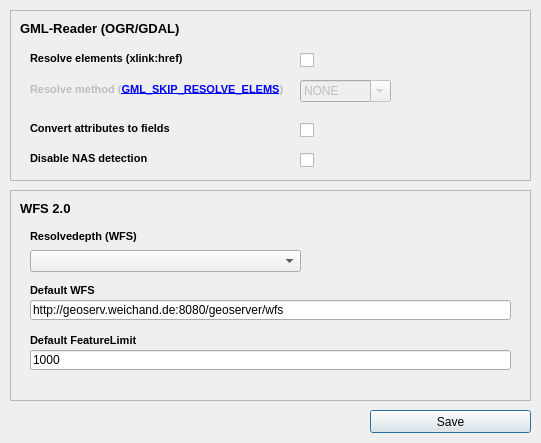
<?xml version="1.0" encoding="UTF-8"?>
<ui version="4.0">
 <class>WfsClientConfig</class>
 <widget class="QDialog" name="WfsClientConfig">
  <property name="geometry">
   <rect>
    <x>0</x>
    <y>0</y>
    <width>541</width>
    <height>443</height>
   </rect>
  </property>
  <property name="windowTitle">
   <string>WFS 2.0 Client - Config</string>
  </property>
  <widget class="QPushButton" name="cmdSaveConfig">
   <property name="enabled">
    <bool>true</bool>
   </property>
   <property name="geometry">
    <rect>
     <x>370</x>
     <y>410</y>
     <width>161</width>
     <height>23</height>
    </rect>
   </property>
   <property name="text">
    <string>Save</string>
   </property>
  </widget>
  <widget class="QFrame" name="frmGml">
   <property name="geometry">
    <rect>
     <x>10</x>
     <y>10</y>
     <width>521</width>
     <height>171</height>
    </rect>
   </property>
   <property name="frameShape">
    <enum>QFrame::StyledPanel</enum>
   </property>
   <property name="frameShadow">
    <enum>QFrame::Raised</enum>
   </property>
   <widget class="QCheckBox" name="chkAttributesToFields">
    <property name="geometry">
     <rect>
      <x>290</x>
      <y>110</y>
      <width>21</width>
      <height>20</height>
     </rect>
    </property>
    <property name="font">
     <font>
      <weight>75</weight>
      <bold>true</bold>
     </font>
    </property>
    <property name="text">
     <string/>
    </property>
   </widget>
   <widget class="QLabel" name="lblAttributesToFields">
    <property name="geometry">
     <rect>
      <x>20</x>
      <y>110</y>
      <width>261</width>
      <height>16</height>
     </rect>
    </property>
    <property name="font">
     <font>
      <pointsize>8</pointsize>
      <weight>75</weight>
      <bold>true</bold>
     </font>
    </property>
    <property name="text">
     <string>Convert attributes to fields</string>
    </property>
   </widget>
   <widget class="QLabel" name="lblResolveXlinkHref">
    <property name="geometry">
     <rect>
      <x>20</x>
      <y>40</y>
      <width>261</width>
      <height>16</height>
     </rect>
    </property>
    <property name="font">
     <font>
      <pointsize>8</pointsize>
      <weight>75</weight>
      <bold>true</bold>
     </font>
    </property>
    <property name="text">
     <string>Resolve elements (xlink:href)</string>
    </property>
   </widget>
   <widget class="QCheckBox" name="chkResolveXlinkHref">
    <property name="geometry">
     <rect>
      <x>290</x>
      <y>40</y>
      <width>21</width>
      <height>20</height>
     </rect>
    </property>
    <property name="font">
     <font>
      <weight>75</weight>
      <bold>true</bold>
     </font>
    </property>
    <property name="text">
     <string/>
    </property>
   </widget>
   <widget class="QLabel" name="lblGmlHeader">
    <property name="geometry">
     <rect>
      <x>10</x>
      <y>10</y>
      <width>181</width>
      <height>16</height>
     </rect>
    </property>
    <property name="font">
     <font>
      <pointsize>10</pointsize>
      <weight>75</weight>
      <bold>true</bold>
     </font>
    </property>
    <property name="text">
     <string>GML-Reader (OGR/GDAL)</string>
    </property>
   </widget>
   <widget class="QLabel" name="lblDisableNasDetection">
    <property name="geometry">
     <rect>
      <x>20</x>
      <y>140</y>
      <width>261</width>
      <height>16</height>
     </rect>
    </property>
    <property name="font">
     <font>
      <pointsize>8</pointsize>
      <weight>75</weight>
      <bold>true</bold>
     </font>
    </property>
    <property name="text">
     <string>Disable NAS detection</string>
    </property>
   </widget>
   <widget class="QCheckBox" name="chkDisableNasDetection">
    <property name="geometry">
     <rect>
      <x>290</x>
      <y>140</y>
      <width>21</width>
      <height>20</height>
     </rect>
    </property>
    <property name="font">
     <font>
      <weight>75</weight>
      <bold>true</bold>
     </font>
    </property>
    <property name="text">
     <string/>
    </property>
    <property name="checked">
     <bool>false</bool>
    </property>
   </widget>
   <widget class="QComboBox" name="cmbGmlSkipResolveElems">
    <property name="enabled">
     <bool>false</bool>
    </property>
    <property name="geometry">
     <rect>
      <x>290</x>
      <y>70</y>
      <width>91</width>
      <height>22</height>
     </rect>
    </property>
    <property name="editable">
     <bool>true</bool>
    </property>
    <item>
     <property name="text">
      <string>NONE</string>
     </property>
    </item>
    <item>
     <property name="text">
      <string>HUGE</string>
     </property>
    </item>
   </widget>
   <widget class="QLabel" name="lblGmlSkipResolveElems">
    <property name="enabled">
     <bool>false</bool>
    </property>
    <property name="geometry">
     <rect>
      <x>20</x>
      <y>70</y>
      <width>261</width>
      <height>20</height>
     </rect>
    </property>
    <property name="font">
     <font>
      <pointsize>8</pointsize>
      <weight>75</weight>
      <bold>true</bold>
     </font>
    </property>
    <property name="text">
     <string>Resolve method (&lt;a href=&quot;https://gdal.org/drivers/vector/gml.html#gml-xlink-resolving&quot;&gt;GML_SKIP_RESOLVE_ELEMS&lt;/a&gt;)</string>
    </property>
   </widget>
   <zorder>lblAttributesToFields</zorder>
   <zorder>lblResolveXlinkHref</zorder>
   <zorder>lblGmlHeader</zorder>
   <zorder>chkAttributesToFields</zorder>
   <zorder>chkResolveXlinkHref</zorder>
   <zorder>lblDisableNasDetection</zorder>
   <zorder>chkDisableNasDetection</zorder>
   <zorder>cmbGmlSkipResolveElems</zorder>
   <zorder>lblGmlSkipResolveElems</zorder>
  </widget>
  <widget class="QFrame" name="frmWfs">
   <property name="geometry">
    <rect>
     <x>10</x>
     <y>190</y>
     <width>521</width>
     <height>211</height>
    </rect>
   </property>
   <property name="frameShape">
    <enum>QFrame::StyledPanel</enum>
   </property>
   <property name="frameShadow">
    <enum>QFrame::Raised</enum>
   </property>
   <widget class="QLabel" name="lblWfsHeader">
    <property name="geometry">
     <rect>
      <x>10</x>
      <y>10</y>
      <width>181</width>
      <height>16</height>
     </rect>
    </property>
    <property name="font">
     <font>
      <pointsize>10</pointsize>
      <weight>75</weight>
      <bold>true</bold>
     </font>
    </property>
    <property name="text">
     <string>WFS 2.0</string>
    </property>
   </widget>
   <widget class="QLabel" name="lblDefaultWfs">
    <property name="geometry">
     <rect>
      <x>20</x>
      <y>90</y>
      <width>151</width>
      <height>20</height>
     </rect>
    </property>
    <property name="font">
     <font>
      <pointsize>8</pointsize>
      <weight>75</weight>
      <bold>true</bold>
     </font>
    </property>
    <property name="text">
     <string>Default WFS</string>
    </property>
   </widget>
   <widget class="QComboBox" name="cmbResolveDepth">
    <property name="geometry">
     <rect>
      <x>20</x>
      <y>60</y>
      <width>271</width>
      <height>22</height>
     </rect>
    </property>
    <item>
     <property name="text">
      <string/>
     </property>
    </item>
    <item>
     <property name="text">
      <string>1</string>
     </property>
    </item>
    <item>
     <property name="text">
      <string>2</string>
     </property>
    </item>
    <item>
     <property name="text">
      <string>3</string>
     </property>
    </item>
    <item>
     <property name="text">
      <string>*</string>
     </property>
    </item>
   </widget>
   <widget class="QLabel" name="lblResolveDepth">
    <property name="geometry">
     <rect>
      <x>20</x>
      <y>36</y>
      <width>151</width>
      <height>20</height>
     </rect>
    </property>
    <property name="font">
     <font>
      <pointsize>8</pointsize>
      <weight>75</weight>
      <bold>true</bold>
     </font>
    </property>
    <property name="text">
     <string>Resolvedepth (WFS)</string>
    </property>
   </widget>
   <widget class="QLineEdit" name="txtUrl">
    <property name="geometry">
     <rect>
      <x>20</x>
      <y>110</y>
      <width>481</width>
      <height>20</height>
     </rect>
    </property>
    <property name="text">
     <string>http://geoserv.weichand.de:8080/geoserver/wfs</string>
    </property>
   </widget>
   <widget class="QLabel" name="lblDefaultFeatureLimit">
    <property name="geometry">
     <rect>
      <x>20</x>
      <y>140</y>
      <width>151</width>
      <height>20</height>
     </rect>
    </property>
    <property name="font">
     <font>
      <pointsize>8</pointsize>
      <weight>75</weight>
      <bold>true</bold>
     </font>
    </property>
    <property name="text">
     <string>Default FeatureLimit</string>
    </property>
   </widget>
   <widget class="QLineEdit" name="txtFeatureLimit">
    <property name="geometry">
     <rect>
      <x>20</x>
      <y>160</y>
      <width>481</width>
      <height>20</height>
     </rect>
    </property>
    <property name="text">
     <string>1000</string>
    </property>
   </widget>
  </widget>
 </widget>
 <resources/>
 <connections/>
</ui>
